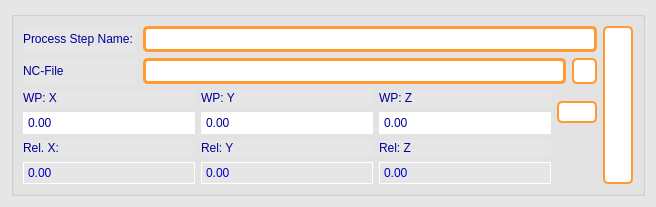
<?xml version="1.0" encoding="UTF-8"?>
<ui version="4.0">
 <class>Form</class>
 <widget class="QWidget" name="Form">
  <property name="geometry">
   <rect>
    <x>0</x>
    <y>0</y>
    <width>656</width>
    <height>207</height>
   </rect>
  </property>
  <property name="windowTitle">
   <string>Form</string>
  </property>
  <property name="styleSheet">
   <string notr="true">QWidget{
background-color: rgb(230,230,230);

}

QPushButton {
	background-color: rgb(255,255,255);  /* Background color */
    color: rgb(0, 0, 150);  /* Text color */
    border: 2px solid rgb(255,155, 50);  /* Border color */
    border-radius: 5px;  /* Rounded edges */
	padding: 2px;
}

QPushButton:hover {
    background-color: rgb(245, 245, 255);  /* Background color when hovered */
	color: rgb(0, 0, 200);
    border-color:rgb(225, 105, 0);  /* Border color when hovered */
}

QPushButton:pressed {
   background-color: rgb(200,200, 210);  /* Background color when pressed */
	border: 3px solid rgb(205, 85, 0);
}
QPushButton:clicked {
   background-color: rgb(200, 200, 210);  /* Background color when pressed */
	border:  rgb(205, 85, 0);
}

QPushButton:checked {
    background-color: rgb(220,120, 15);
	border: 3px solid rgb(205, 105, 0);
	font-weight: bold;  /* Bold text */
}

QPushButton:disabled {
    background-color: rgb(220,220, 220);
	border: 3px solid rgb(205, 105, 0);
	font-weight: bold;  /* Bold text */
}

QDoubleSpinBox:enabled{
background-color: rgb(255,255,255);
color: rgb(0, 0, 150);  /* Text color */
border: 1px solid rgb(255,255,255);  /* Border color */
border-radius: 1px;  /* Rounded edges */
padding : 2px;
}
QDoubleSpinBox:disabled{
color: rgb(0, 0, 200);  /* Text color */
border: 1px solid rgb(255,255,255);  /* Border color */
border-radius: 1px;  /* Rounded edges */
padding : 2px;
}

QSpinBox:enabled{
background-color: rgb(255,255,255);
color: rgb(0, 0, 150);  /* Text color */
border: 1px solid rgb(255,255,255);  /* Border color */
border-radius: 1px;  /* Rounded edges */
padding : 2px;
}
QSpinBox:disabled{
color: rgb(0, 0, 200);  /* Text color */
border: 1px solid rgb(255,255,255);  /* Border color */
border-radius: 1px;  /* Rounded edges */
padding : 2px;
}

QGroupBox{
color: rgb(0, 0, 150);  /* Text color */
font-weight: bold;  /* Bold text */
}

QLabel{
color: rgb(0, 0, 150);  /* Text color */
}

QPlainTextEdit{
background-color: rgb(255,255,255);
border-radius: 5px;  /* Rounded edges */
}

QLineEdit{
background-color: rgb(255,255,255);
color: rgb(0, 0, 150);  /* Text color */
border: 3px solid rgb(255,155,50);  /* Border color */
border-radius: 5px;  /* Rounded edges */
padding : 2px;
}

QComboBox{
background-color: rgb(255,255,255);
color: rgb(0, 0, 150);  /* Text color */
border: 3px solid rgb(255,155,50);  /* Border color */
border-radius: 5px;  /* Rounded edges */
padding : 2px;
}

QTabBar::tab {
    color: rgb(0, 0, 150); 
    border: 2px solid rgb(255,155,50);
    padding: 5px;
    border-top-left-radius: 5px;
    border-top-right-radius: 5px;
	min-width:80px;
}

QTabBar::tab:selected {
    color:rgb(0, 0, 150); 
    background-color: rgb(255, 255, 255); ;
    font-weight: bold;
	border: 3px solid rgb(235, 135, 30);
}

QTabBar::tab:hover {
    color: rgb(0, 0, 200); /* Slightly lighter orange */
	background-color: rgb(245, 245, 255); ;
}</string>
  </property>
  <layout class="QGridLayout" name="gridLayout">
   <item row="0" column="0">
    <widget class="QGroupBox" name="groupBox">
     <property name="title">
      <string/>
     </property>
     <layout class="QGridLayout" name="gridLayout_5" rowstretch="0,0,1">
      <item row="1" column="1">
       <layout class="QHBoxLayout" name="horizontalLayout" stretch="1,0">
        <item>
         <widget class="QLineEdit" name="filename_edit">
          <property name="sizePolicy">
           <sizepolicy hsizetype="Expanding" vsizetype="Minimum">
            <horstretch>0</horstretch>
            <verstretch>0</verstretch>
           </sizepolicy>
          </property>
          <property name="maximumSize">
           <size>
            <width>16777215</width>
            <height>16777215</height>
           </size>
          </property>
          <property name="readOnly">
           <bool>true</bool>
          </property>
         </widget>
        </item>
        <item>
         <widget class="QPushButton" name="load_file_button">
          <property name="sizePolicy">
           <sizepolicy hsizetype="Minimum" vsizetype="Minimum">
            <horstretch>20</horstretch>
            <verstretch>20</verstretch>
           </sizepolicy>
          </property>
          <property name="maximumSize">
           <size>
            <width>25</width>
            <height>16777215</height>
           </size>
          </property>
          <property name="layoutDirection">
           <enum>Qt::LeftToRight</enum>
          </property>
          <property name="text">
           <string/>
          </property>
          <property name="icon">
           <iconset>
            <normaloff>resources/load.png</normaloff>resources/load.png</iconset>
          </property>
         </widget>
        </item>
       </layout>
      </item>
      <item row="1" column="0">
       <widget class="QLabel" name="label">
        <property name="text">
         <string>NC-File</string>
        </property>
       </widget>
      </item>
      <item row="0" column="0">
       <widget class="QLabel" name="label_8">
        <property name="text">
         <string>Process Step Name: </string>
        </property>
       </widget>
      </item>
      <item row="0" column="1">
       <widget class="QLineEdit" name="step_name_edit"/>
      </item>
      <item row="2" column="0" colspan="2">
       <layout class="QGridLayout" name="gridLayout_4" rowstretch="0,1,0,1" columnstretch="1,1,1,0,0">
        <item row="0" column="1">
         <widget class="QLabel" name="label_3">
          <property name="text">
           <string>WP: Y</string>
          </property>
         </widget>
        </item>
        <item row="1" column="1">
         <widget class="QDoubleSpinBox" name="wp_y_spinbox">
          <property name="buttonSymbols">
           <enum>QAbstractSpinBox::NoButtons</enum>
          </property>
          <property name="maximum">
           <double>500.000000000000000</double>
          </property>
         </widget>
        </item>
        <item row="1" column="0">
         <widget class="QDoubleSpinBox" name="wp_x_spinbox">
          <property name="buttonSymbols">
           <enum>QAbstractSpinBox::NoButtons</enum>
          </property>
          <property name="maximum">
           <double>500.000000000000000</double>
          </property>
         </widget>
        </item>
        <item row="0" column="2">
         <widget class="QLabel" name="label_4">
          <property name="text">
           <string>WP: Z</string>
          </property>
         </widget>
        </item>
        <item row="0" column="0">
         <widget class="QLabel" name="label_2">
          <property name="text">
           <string>WP: X</string>
          </property>
         </widget>
        </item>
        <item row="3" column="1">
         <widget class="QDoubleSpinBox" name="rel_y_spinbox">
          <property name="enabled">
           <bool>false</bool>
          </property>
          <property name="buttonSymbols">
           <enum>QAbstractSpinBox::NoButtons</enum>
          </property>
         </widget>
        </item>
        <item row="1" column="2">
         <widget class="QDoubleSpinBox" name="wp_z_spinbox">
          <property name="buttonSymbols">
           <enum>QAbstractSpinBox::NoButtons</enum>
          </property>
          <property name="maximum">
           <double>500.000000000000000</double>
          </property>
         </widget>
        </item>
        <item row="2" column="0">
         <widget class="QLabel" name="label_5">
          <property name="text">
           <string>Rel. X:</string>
          </property>
         </widget>
        </item>
        <item row="3" column="0">
         <widget class="QDoubleSpinBox" name="rel_x_spinbox">
          <property name="enabled">
           <bool>false</bool>
          </property>
          <property name="buttonSymbols">
           <enum>QAbstractSpinBox::NoButtons</enum>
          </property>
         </widget>
        </item>
        <item row="2" column="2">
         <widget class="QLabel" name="label_7">
          <property name="text">
           <string>Rel: Z</string>
          </property>
         </widget>
        </item>
        <item row="2" column="1">
         <widget class="QLabel" name="label_6">
          <property name="text">
           <string>Rel: Y</string>
          </property>
         </widget>
        </item>
        <item row="3" column="2">
         <widget class="QDoubleSpinBox" name="rel_z_spinbox">
          <property name="enabled">
           <bool>false</bool>
          </property>
          <property name="buttonSymbols">
           <enum>QAbstractSpinBox::NoButtons</enum>
          </property>
         </widget>
        </item>
        <item row="0" column="3" rowspan="2">
         <widget class="QPushButton" name="set_current_pos_button">
          <property name="text">
           <string/>
          </property>
          <property name="icon">
           <iconset>
            <normaloff>resources/crosshair.png</normaloff>resources/crosshair.png</iconset>
          </property>
         </widget>
        </item>
       </layout>
      </item>
      <item row="0" column="2" rowspan="3">
       <widget class="QPushButton" name="remove_button">
        <property name="sizePolicy">
         <sizepolicy hsizetype="Minimum" vsizetype="Expanding">
          <horstretch>0</horstretch>
          <verstretch>0</verstretch>
         </sizepolicy>
        </property>
        <property name="maximumSize">
         <size>
          <width>30</width>
          <height>16777215</height>
         </size>
        </property>
        <property name="text">
         <string/>
        </property>
        <property name="icon">
         <iconset>
          <normaloff>resources/trash.png</normaloff>resources/trash.png</iconset>
        </property>
       </widget>
      </item>
     </layout>
    </widget>
   </item>
  </layout>
 </widget>
 <resources/>
 <connections/>
</ui>
